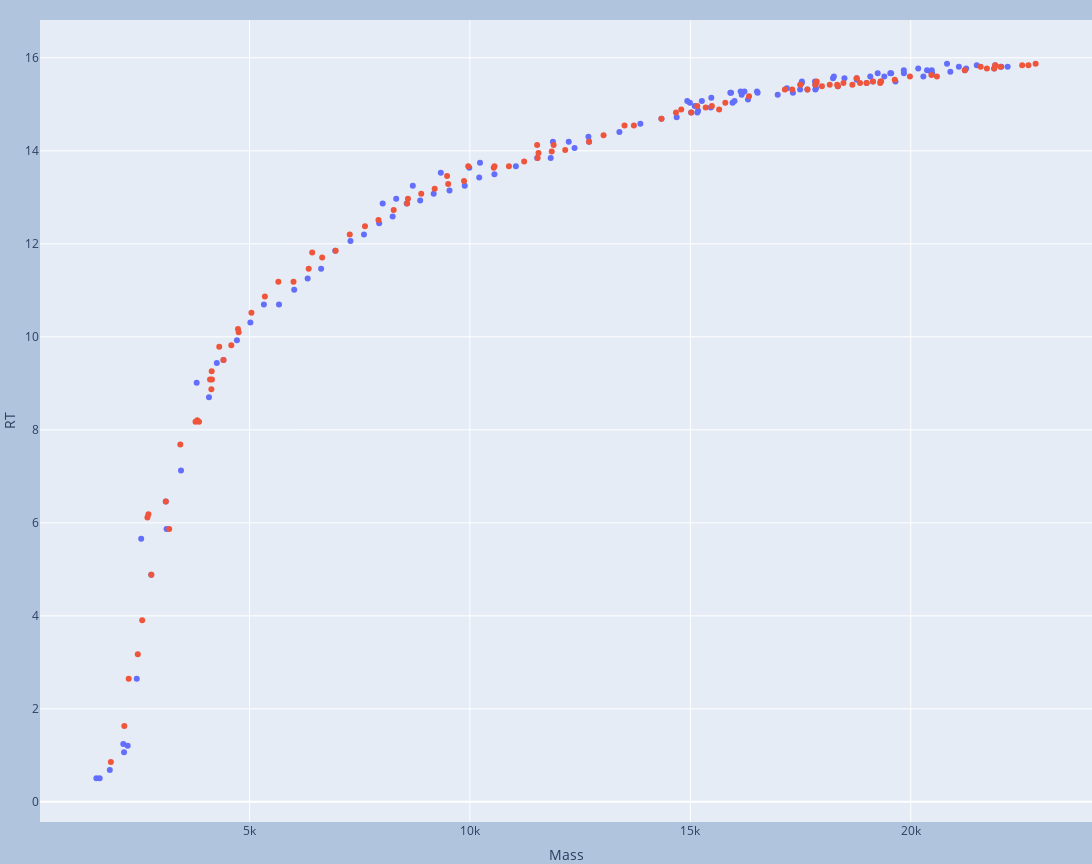

Source (notebook cell):
### Code cell
df_3p_cc.loc[:,'type'] = 'Reg'
df_3p_cca.loc[:,'type'] = 'Methyl'
df_merge = pd.concat([df_3p_cc, df_3p_cca])
fig = px.scatter(df_merge, x='Mass', y='RT', color='type')
fig.update_layout(
    width=960*1.2,
    height=720*1.2,
    margin=dict(l=0, r=0, t=20, b=0),
    paper_bgcolor="LightSteelBlue",
    showlegend=False
)

#     fig.update_layout(showlegend=False)
